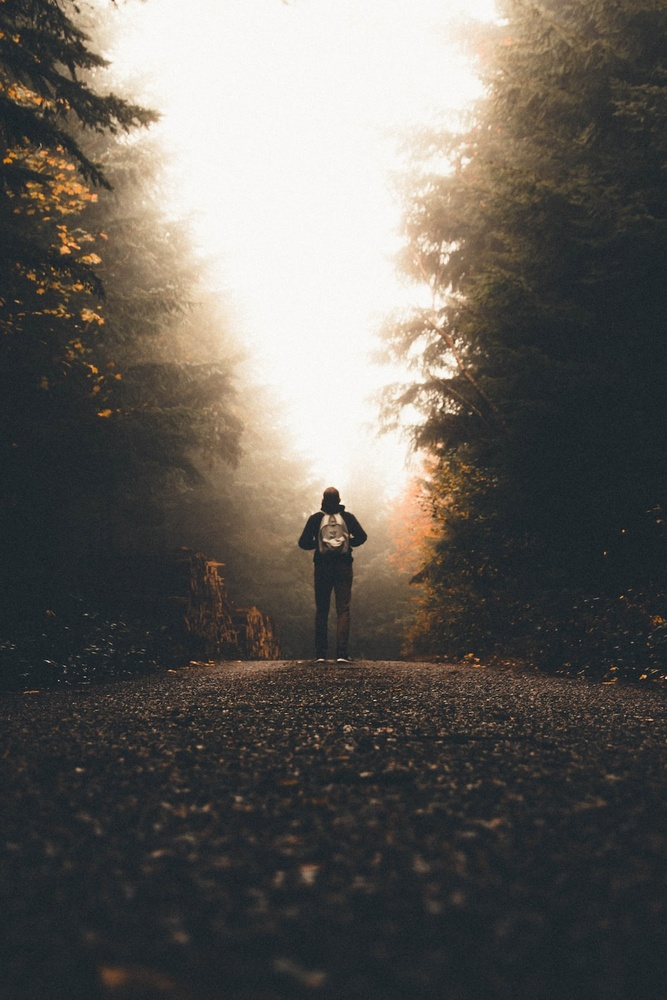
#> input picture OpenCV/photos/1.jpg, 667 x 1000 px, shrunk from 1000 x 1500 before the run
$ python contours.py
#> lines starting #> are read from the running program, lines starting #| are printed output that depends on the picture; after the words box and inside, x2 and y2 are one past the last pixel; in counts of white or black regions, pixels touching at a corner belong together
import cv2 as cv

import numpy as np


img = cv.imread('photos/1.jpg')
#> img is the input picture: shape (1000, 667, 3); mean B, G, R 90.3, 95.4, 98.9
cv.imshow('Real Image',img)


#contours is like number of edges in a file

blank = np.zeros(img.shape,dtype=np.uint8)
# cv.imshow('Blank',blank)

gray = cv.cvtColor(img,cv.COLOR_BGR2GRAY)
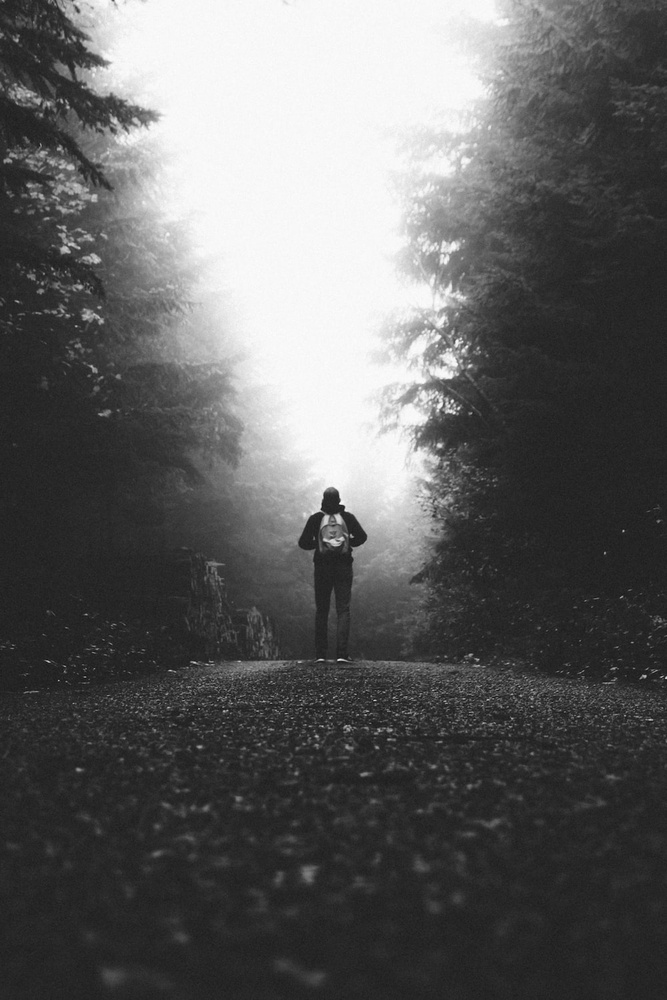
#> gray: shape (1000, 667); min 12, max 254, mean 95.9
cv.imshow('Gray',gray)


#bluring an image will reduce the amount of contours
# canny = cv.Canny(img,125,175)
# cv.imshow('Canny Edges',canny)

ret, trash = cv.threshold(gray,125,255,cv.THRESH_BINARY)
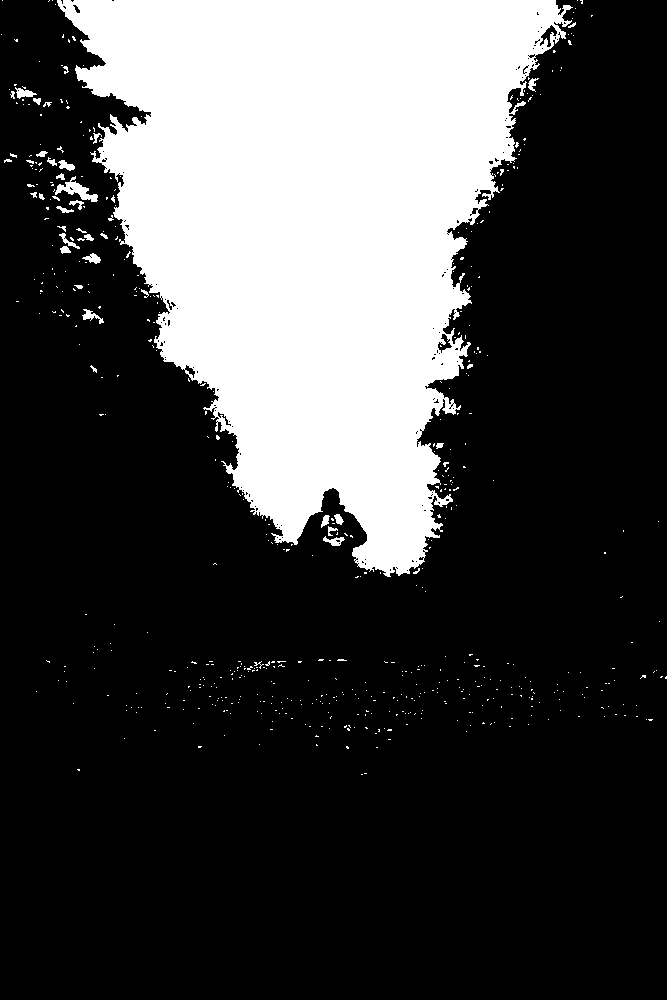
#> trash: shape (1000, 667); 26.5% white; 587 white regions (550 under 20 px)
# cv.imshow("Threshoulded image", trash)

contours, hierarchies = cv.findContours(trash, cv.RETR_LIST, cv.CHAIN_APPROX_SIMPLE)
#> contours = 746 contours, 716 with area under 20; largest, box (x1, y1, x2, y2) and area: (57, 0, 573, 577) 171920, (55, 176, 98, 202) 340, (539, 24, 558, 48) 184, (437, 333, 453, 354) 143, (15, 87, 37, 99) 104
print(f'{len(contours)} countor(S) found')
#| 746 countor(S) found


cv.drawContours(blank,contours,-1,(0,0,255),1)
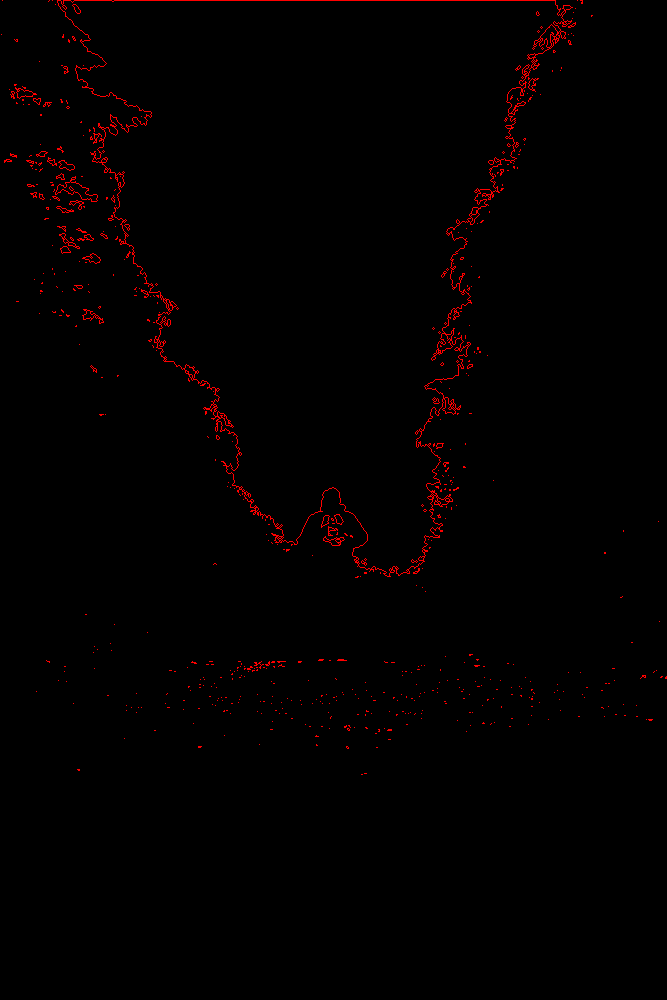
#> blank: shape (1000, 667, 3); mean of channels 0, 1, 2 0, 0, 2.7; drawn as B, G, R
cv.imshow('Contours Drawn',blank)

cv.waitKey(0)

$ run again, with OpenCV/photos/2.jpg copied over OpenCV/photos/1.jpg
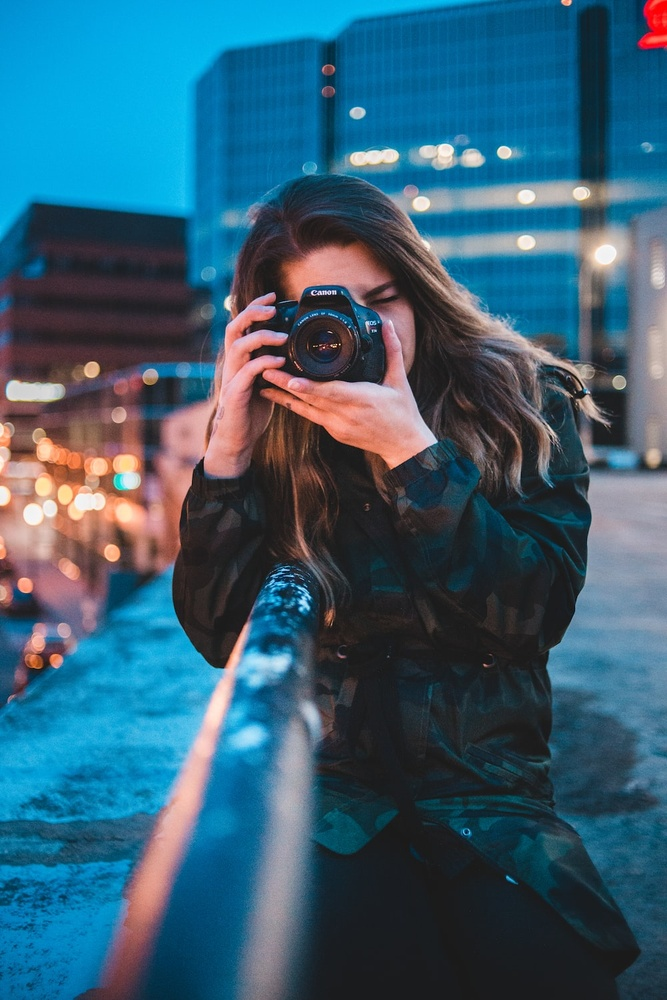
#> input picture OpenCV/photos/2.jpg, 667 x 1000 px, shrunk from 1000 x 1500 before the run
#> img is the input picture: shape (1000, 667, 3); mean B, G, R 114.4, 93.5, 54.2
#> `ret, trash = cv.threshold(gray,125,255,cv.THRESH_BINARY)`:
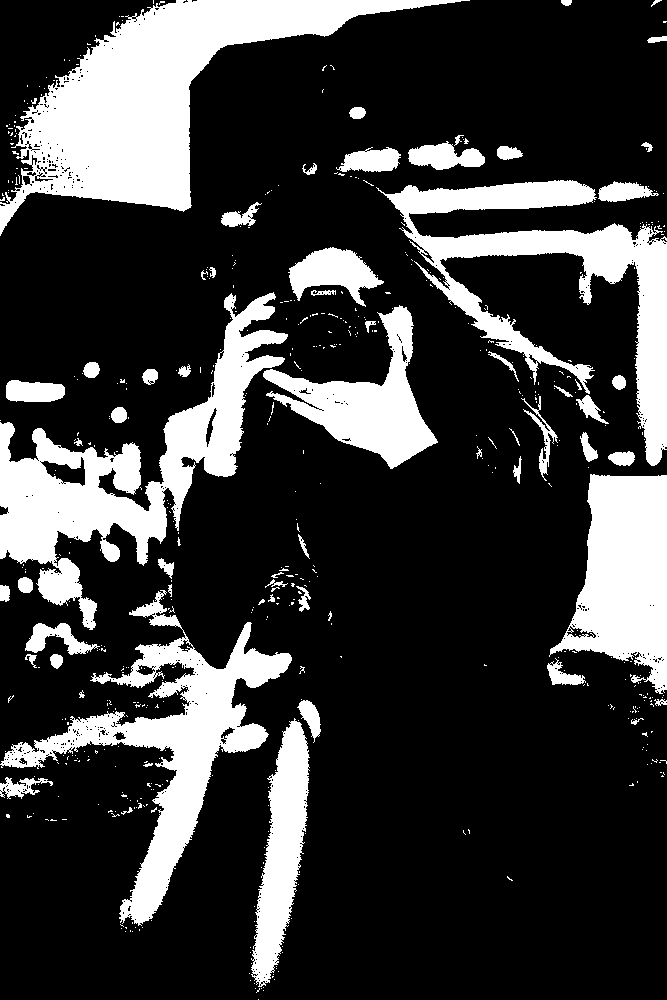
#> trash: shape (1000, 667); 22.8% white; 543 white regions (479 under 20 px)
#> contours = 1234 contours, 1162 with area under 20; largest, box (x1, y1, x2, y2) and area: (0, 0, 470, 236) 33746, (0, 292, 288, 630) 25525, (0, 590, 292, 926) 20302, (376, 180, 667, 466) 19920, (549, 474, 667, 694) 15686
#| 1234 countor(S) found
#> `cv.drawContours(blank,contours,-1,(0,0,255),1)`:
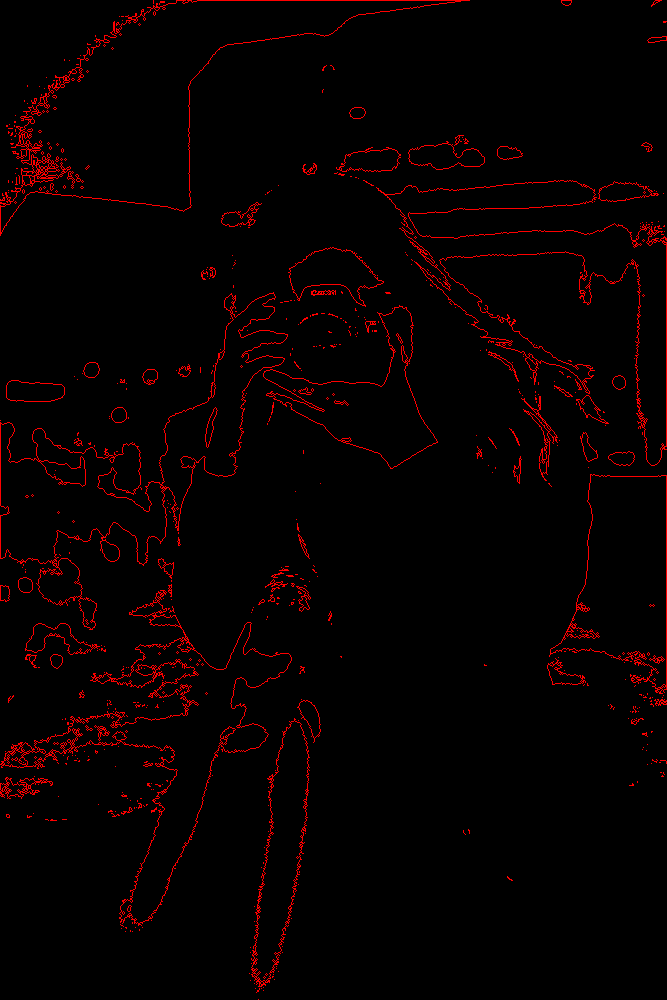
#> blank: shape (1000, 667, 3); mean of channels 0, 1, 2 0, 0, 7.4; drawn as B, G, R

$ run again, with OpenCV/photos/3.webp saved as OpenCV/photos/1.jpg
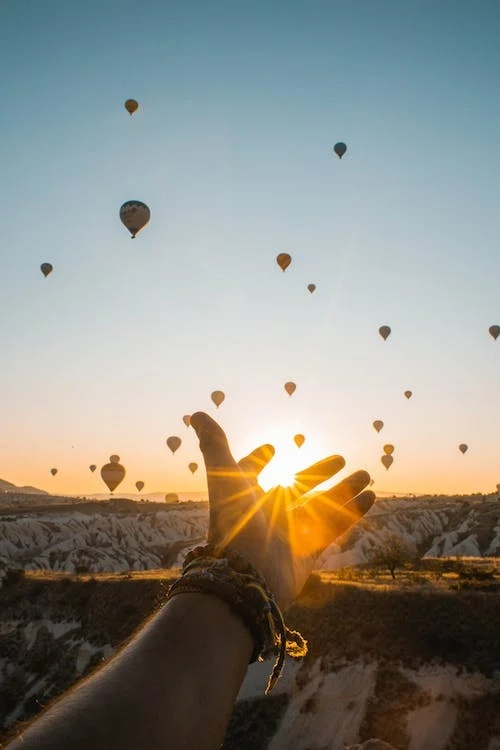
#> input picture OpenCV/photos/3.webp, 500 x 750 px
#> img is the input picture: shape (750, 500, 3); mean B, G, R 132.5, 140.5, 140.9
#> `ret, trash = cv.threshold(gray,125,255,cv.THRESH_BINARY)`:
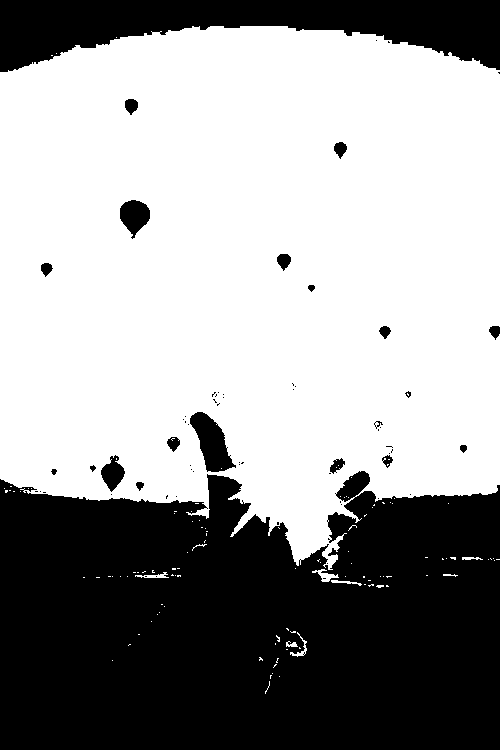
#> trash: shape (750, 500); 60.7% white; 65 black regions (44 under 20 px)
#> contours = 200 contours, 174 with area under 20; largest, box (x1, y1, x2, y2) and area: (0, 26, 500, 570) 229982, (189, 411, 237, 473) 1542, (119, 199, 151, 240) 802, (335, 470, 371, 503) 613, (100, 454, 126, 493) 550
#| 200 countor(S) found
#> `cv.drawContours(blank,contours,-1,(0,0,255),1)`:
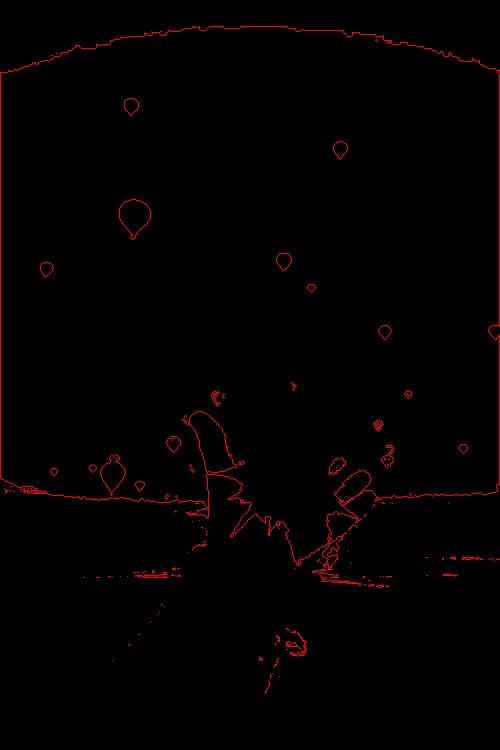
#> blank: shape (750, 500, 3); mean of channels 0, 1, 2 0, 0, 2.9; drawn as B, G, R
